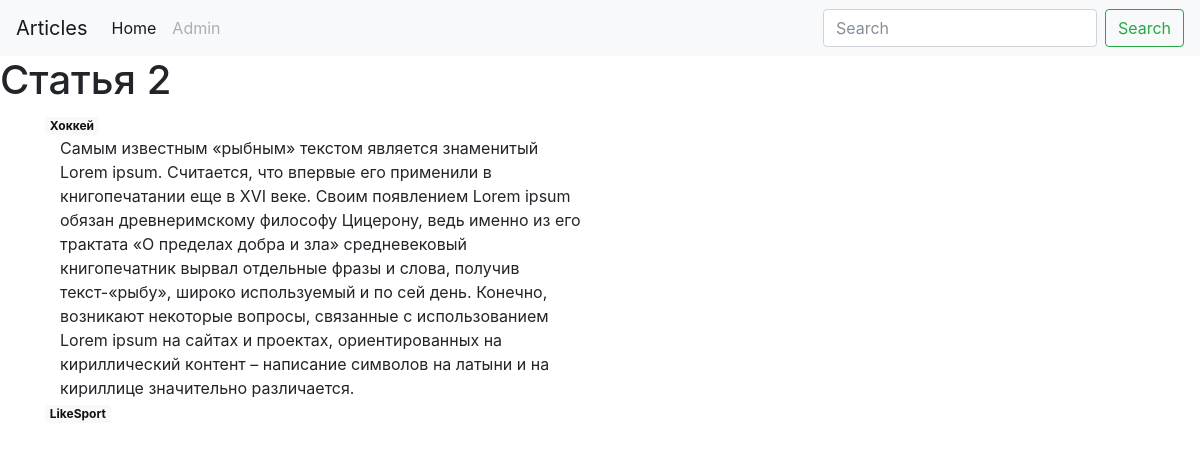
Page /articles/Cтатья-2 (signed in) on the committed database.
### models.py (models this page shows, shortened)
class Post(db.Model):
    id = db.Column(db.Integer, primary_key = True)
    title = db.Column(db.String(140))
    slug = db.Column(db.String(140), unique=True)
    body = db.Column(db.Text)
    timestamp = db.Column(db.DateTime, default=datetime.utcnow)
    authors = db.relationship('User', secondary=authors_join, lazy='joined',
                              backref=db.backref('posts',
                                                 lazy='dynamic'))
    tags = db.relationship('Tag', secondary=post_tags,
                           backref= db.backref('posts',
                                               lazy='dynamic'))#определяем тип возвразаемых данных

class Tag(db.Model):
    id = db.Column(db.Integer, primary_key = True)
    name = db.Column(db.String(100))
    slug = db.Column(db.String(100))

class User(db.Model, UserMixin):
    id = db.Column(db.Integer, primary_key=True)
    nickname = db.Column(db.String(64), index=True, unique=True)
    email = db.Column(db.String(100), unique=True)
    password = db.Column(db.String(255))
    active = db.Column(db.Boolean())
    roles = db.relationship('Role', secondary=roles_users, backref=db.backref('user', lazy='dynamic'))

### posts/blueprint.py (the view)
@posts.route('/<slug>')
def post_detail(slug):
    post = Post.query.filter(Post.slug==slug).first_or_404()
    tags = post.tags
    return render_template('posts/post_detail.html', post=post, tags=tags)

### posts/templates/posts/post_detail.html (shortened to what this page needs)
{% extends 'base.html' %}
{% block content_title %}
    <h1>
        {{ post.title }}
    </h1>
{% endblock %}
{% block content %}
    <div class="tags">
    {% for tag in tags %}
        <a href="{{ url_for('posts.tag_detail', slug=tag.slug) }}">
            <span class="badge badge-light">{{ tag.name }}</span>
        </a>
    {% endfor %}
    </div>
    <div class="col-md-offset-3 col-md-6">
    {{ post.body }}
    </div>
    {% for author in post.authors %}
        <a href="{{ url_for('posts.author_detail', id=author.id) }}">
            <span class="badge badge-light">{{ author.nickname }}</span>
        </a>
    {% endfor %}
{% endblock %}

### rows in the picture
Post: title "Cтатья 2", body "Самым известным «рыбным» текстом является знаменитый Lorem ipsum. Считается, что впервые его применили в книгопечатании еще в XVI веке. Своим появлением Lorem ipsum обязан древнеримскому философу Цицерону, ведь именно из его трактата «О пределах добра и зла» средневековый книгопечатник вырвал отдельные фразы и слова, получив текст-«рыбу», широко используемый и по сей день. Конечно, возникают некоторые вопросы, связанные с использованием Lorem ipsum на сайтах и проектах, ориентированных на кириллический контент – написание символов на латыни и на кириллице значительно различается."
Tag: name "Хоккей"
User: nickname "LikeSport"
